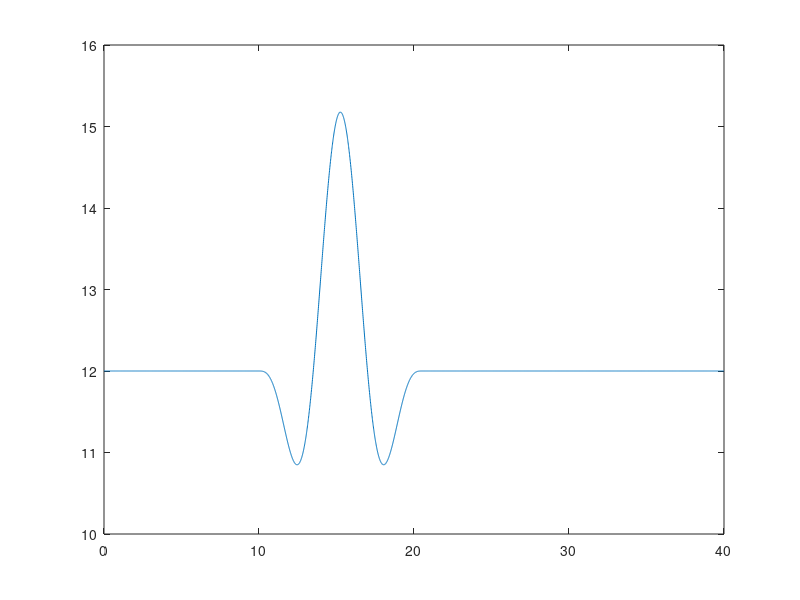

MATLAB code for this plot: (Note: this script raises an error after producing the figure.)
clear all;
close all;
clc;

%%
% FileName = 'EOG_URef_25';

%% Preprocessing
% time
T           = 40;                   % [s]   simulation length
dt          = 1/100;               	% [s]   simulation time step

% wind
V_hub       = 12;                   % [m/s] mean wind speed at hub height 
T_gust      = 10.5;                 % [s]   length of EOG
t_start     = 10;                   % [s]   time when EOG should start
V_ref       = 50;                   % [m/s] reference wind speed average over 10 min
I_ref       = 0.14;                 % [-]   expected value of the turbulence intensity at 15 m/s
D           = 240;                  % [m]   rotor diameter

% calculation of wind signals
t           = 0:dt:T-dt;

% Longitudinal scale parameter at hub height (assuming hub height >60 m)
lambda1     = 42;

% Extreme Operational Gust (EOG) definition
sigma1      = I_ref * (0.75*V_hub + 5.6);
V_e50     	= 1.4*V_ref;
V_e1      	= 0.8*V_e50;
V_gust      = min([1.35*(V_e1-V_hub), 3.3*(sigma1/(1+0.1*D/lambda1))]);

% EOG wind speed vector
u           = zeros(1, length(t));
for iTimeStep = 1:length(t)
    if (t(iTimeStep) >= t_start) && (t(iTimeStep) <= t_start+T_gust)
        t_EOG           = t(iTimeStep) - t_start;
        u(iTimeStep)    = V_hub-0.37*V_gust*sin(3*pi*t_EOG/T_gust)*(1-cos(2*pi*t_EOG/T_gust));
    else
        u(iTimeStep)    = V_hub;
    end
end


figure()
plot(t,u)


% Some variables required in the Type 4 wind: Bladed style
HubHeight   = 150;
dy          = 150;
dz          = 150;
Ny          = 3;
Nz          = 3;
URef        = V_hub;
zOffset     = HubHeight;
z0          = 0.1;          % the rougthness length, not really used


SummVars(1) = HubHeight;    % HubHeight
SummVars(3) = URef;

velocity    = zeros(max(size(t)),3,Ny,Nz);
% prepare to write out
for iy = 1:Ny
    for iz = 1:Nz
        velocity(:,1,iy,iz) = u;
    end
end

% here we use std u for v and w components, to avoid dividing by zero
SummVars(4) = std(squeeze(velocity(:,1,1,1)))/URef*100;
SummVars(5) = std(squeeze(velocity(:,1,1,1)))/URef*100;
SummVars(6) = std(squeeze(velocity(:,1,1,1)))/URef*100;

disp('Exporting rotor plane wind field as ".wnd" binary files...')
% write the .wnd
WriteBLgrid(['EOG_URef_',num2str(V_hub,'%02d'),'.wnd'], velocity, dy, dz, dt, zOffset, z0, SummVars)

% Now write a sum file
fileID    = fopen(['EOG_URef_',num2str(V_hub,'%02d'),'.sum'],'w');
fprintf(fileID,'This summary file is not complete it only contains required information for the OpenFAST');
fprintf(fileID,'\n');
fprintf(fileID,'F        Clockwise rotation when looking downwind?\n');
fprintf(fileID,[num2str(SummVars(1)) '  Hub height [m] \n']);
fprintf(fileID,['UBar   =  ' num2str(SummVars(3)) ' m/s \n']);
fprintf(fileID,['TI(u)  =  ' num2str(SummVars(4)) ' %%\n']);
fprintf(fileID,['TI(v)  =  ' num2str(SummVars(5)) ' %%\n']);
fprintf(fileID,['TI(w)  =  ' num2str(SummVars(6)) ' %%\n']);
fprintf(fileID,['Height Offset =  ' num2str(0) ' m\n']);
fprintf(fileID,'Creating a PERIODIC output file.');
fclose(fileID);
